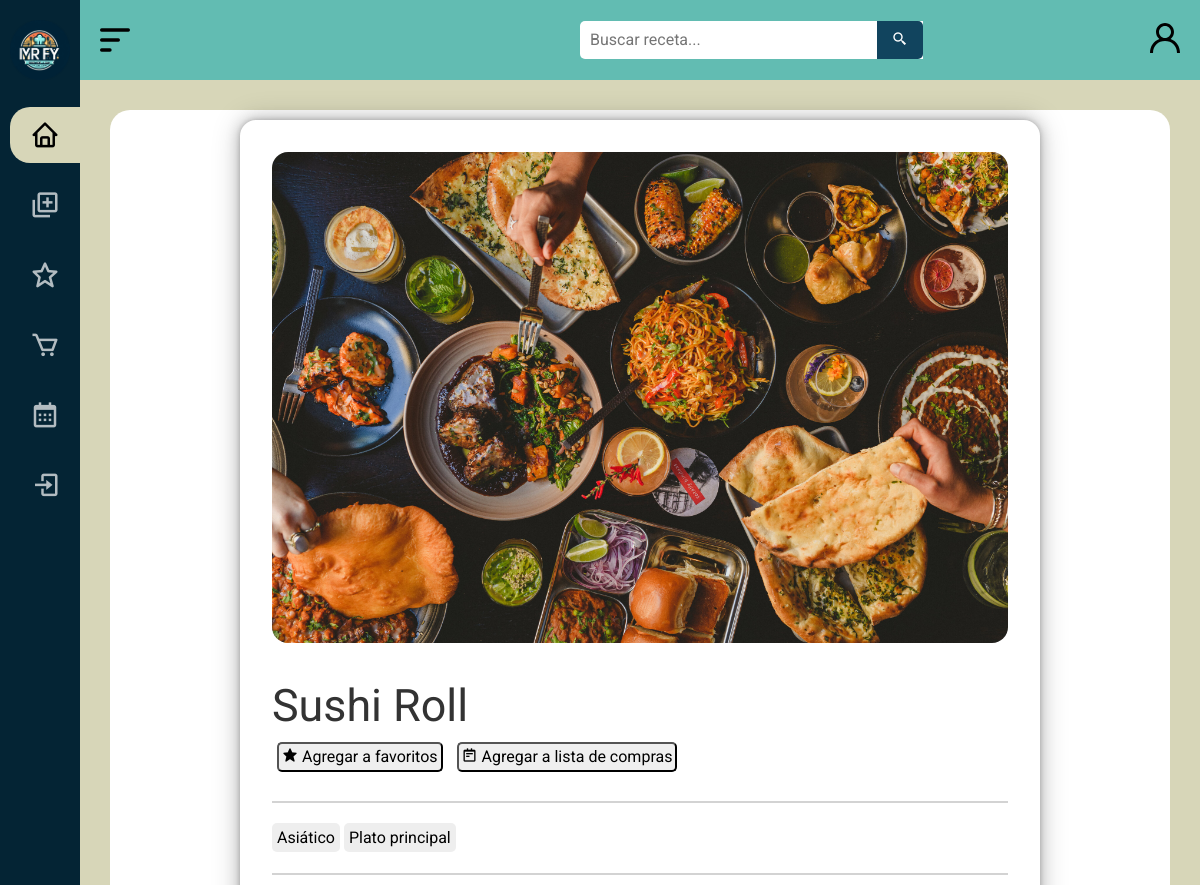
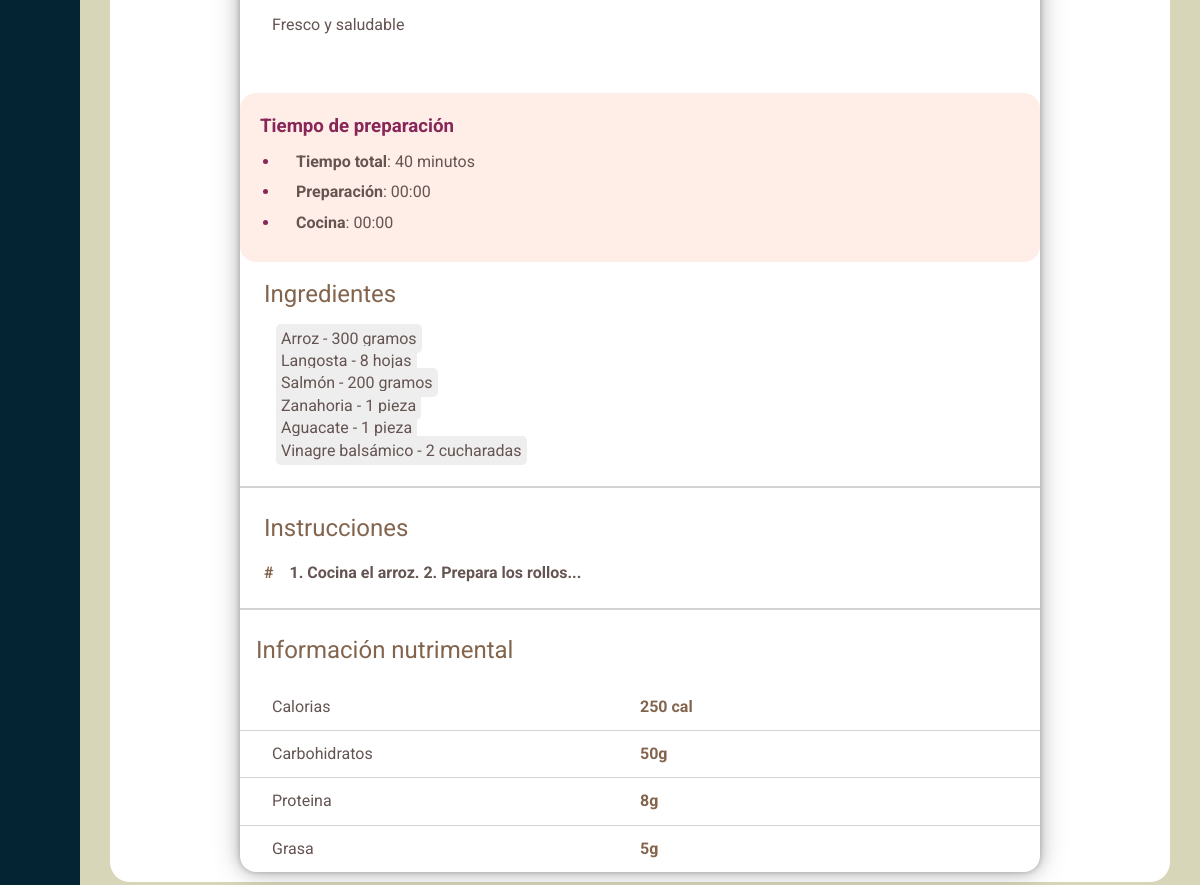
Page /recipe/3/ on the committed database (2 pictures, top to bottom).
### MRFY/models.py (models this page shows, shortened)
class Recipe(models.Model):
    IDReceta = models.AutoField(primary_key=True, unique=True)  # Clave primaria que coincide con la base de datos
    Nombre = models.CharField(max_length=100, null=False)
    Calorias = models.CharField(max_length=50, null=True)
    CarbHidratos = models.CharField(max_length=50, null=True)
    Proteinas = models.CharField(max_length=50, null=True)
    Grasas = models.CharField(max_length=50, null=True)
    Instrucciones = models.TextField(null=True)
    Comentarios = models.TextField(null=True)
    Valoración = models.DecimalField(max_digits=3, decimal_places=1, null=True)
    TiempoPreparación = models.CharField(max_length=50, null=True)
    Imagen = models.TextField(default='images/wallpaper4.jpg')
    Etiquetas = models.ManyToManyField('Tag', through='RecipeTag')
    Ingredientes = models.ManyToManyField('Ingredient', through='RecipeIngredient')

class RecipeTag(models.Model):
    IDReceta = models.ForeignKey(Recipe, on_delete=models.CASCADE)
    IDTag = models.ForeignKey(Tag, on_delete=models.CASCADE)

class Tag(models.Model):
    IDTag = models.AutoField(primary_key=True, unique=True)  # Clave primaria que coincide con la base de datos
    Nombre = models.CharField(max_length=100, null=False)

class RecipeIngredient(models.Model):
    IDReceta = models.ForeignKey(Recipe, on_delete=models.CASCADE)
    IDIngrediente = models.ForeignKey(Ingredient, on_delete=models.CASCADE)
    Cantidad = models.CharField(max_length=50, null=True)
    Unidad = models.CharField(max_length=50, null=True)

class Ingredient(models.Model):
    IDIngrediente = models.AutoField(primary_key=True, unique=True)  # Clave primaria que coincide con la base de datos
    Nombre = models.CharField(max_length=100, null=False)

### MRFY/views.py (the view)
# urls.py: path('recipe/<int:id_receta>/', recipe, name='recipe_detail'),
def recipe(request, id_receta):
    receta = get_object_or_404(Recipe, IDReceta=id_receta)  # Obtiene la receta por ID o devuelve 404 si no existe
    context = {
        "receta": receta,
        "tags": receta.recipetag_set.all(),  # Obtener todas las relaciones RecipeTag asociadas a la receta
        "ingredientes": receta.recipeingredient_set.all(),  # Obtener todas las relaciones RecipeIngredient asociadas a la receta
        "user": request.user
    }
    return render(request, 'vista_receta/recipe.html', context)  # Renderiza el template con la receta

### MRFY/templates/vista_receta/recipe.html (shortened to what this page needs)
{% load static %}
{% load custom_filters %}
<!DOCTYPE html>
<html lang="es">
<head>
    <link rel="stylesheet" href="{% static 'css/normalize.css' %}">
    <link rel="stylesheet" href="{% static 'css/estilos2.css' %}">
    <link href='https://unpkg.com/boxicons@2.1.4/css/boxicons.min.css' rel='stylesheet'>
</head>
<body id="body">
    <header id="header" class="header_standard">
        <div class="icon__menu">
            <img src="{% static 'images/menu-alt-1-svgrepo-com.svg' %}" alt="icono" class="svg__icon" id="btn_open">
        </div>
        <div class="search__box">
            <form action="{% url 'search' %}" method="GET">
                <input type="text" name="q" class="search__input" placeholder="Buscar receta...">
                <button class="search__button" type="submit">
                    <i class="bx bx-search-alt-2"></i>
                </button>
            </form>
        </div>
        <div class="icon__login">
            <a href="#" class="login">
                <img src="{% static 'images/profile-1335-svgrepo-com.svg' %}" alt="" class="svg__icon" title="Iniciar sesion">
            </a>
        </div>
    </header>
    <div class="menu__side" id="menu_side">
        <div class="name__page">
            <a href="/inicio">
                <img src="{% static 'images/icon.png' %}" alt="icono" class="icon">
            </a>
        </div>
        <div class="options__menu">
            <a href="/inicio" class="select">
                <div class="option">
                    <i class='bx bx-home' title="Inicio"></i>
                </div>
            </a>
            <a href="#">
                <div class="option">
                    <i class='bx bx-add-to-queue' title="Subir receta"></i>
                </div>
            </a>
            <a href="#">
                <div class="option">
                    <i class='bx bx-star' title="Favoritos"></i>
                </div>
            </a>
            <a href="#">
                <div class="option">
                    <i class='bx bx-cart' title="Lista de compras"></i>
                </div>
            </a>
            <a href="#">
                <div class="option">
                    <i class='bx bx-calendar' title="Recetario semanal"></i>
                </div>
            </a>
            {% if user.is_authenticated %}
            <a href="/logout">
                <div class="option">
                    <i class='bx bx-log-out' title="Logout"></i>
                    <h4>Cerrar sesion</h4>
                </div>
            </a>
            {% else %}
            <a href="/login">
                <div class="option">
                    <i class='bx bx-log-in' title="Login"></i>
                </div>
            </a>
            {% endif %}
        </div>
    </div>
    <main>
        <div class="main__container" id="recipe__settings">
            <div class="container__recipe">
                <div class="recipe__img">
                    <img src="{% static receta.Imagen %}" alt="">
                </div>
                <div class="recipe__information">
                    <h1>{{ receta.Nombre }}</h1>
                    <div class="interaction">
                        <button class="favorite__btn">
                            <i class='bx bxs-star' ></i> Agregar a favoritos
                        </button>
                        <button class="shopping-list__btn">
                            <i class='bx bx-notepad'></i> Agregar a lista de compras
                        </button>
                    </div>
                    <hr>
                    <div class="tags">
                        {% for tag in tags %}
                            <a href="{% url 'search' %}?q={{ tag.IDTag.Nombre }}" class="tag">{{ tag.IDTag.Nombre }}</a>
                        {% endfor %}
                    </div>
                    <hr>
                    <p class="description">
                        {{ receta.Comentarios }}
                    </p>
                </div>
                <div class="recipe__prep__time">
                    <h3>Tiempo de preparación</h3>
                    <ul>
                        <li><span>Tiempo total</span>: {{ receta.TiempoPreparación }}</li>
                        <li><span>Preparación</span>: 00:00</li>
                        <li><span>Cocina</span>: 00:00</li>
                    </ul>
                </div>
                <div class="recipe__steps">
                    <h2>Ingredientes</h2>
                    {% for ingrediente in ingredientes %}
                        <ul class="ingredients">
                                <span class="tag">{{ ingrediente.IDIngrediente.Nombre }} - {{ ingrediente.Cantidad }} {{ ingrediente.Unidad }}</span>
                        </ul>
                    {% endfor %}
                </div>
                <hr>
                <div class="recipe__steps">
                    <h2>Instrucciones</h2>
                    <div class="instructions">
                        <div class="item">
                            <div class="num">#</div>
                            <p><span>{{ receta.Instrucciones }}</span></p>
                        </div>
                    </div>
                </div>
                <hr>
                <div class="nutrition__info">
                    <h2>Información nutrimental</h2>
                    <div class="nutrition__table">
                        <div class="item">
                            <p>Calorias</p>
                            <p class="ammount">{{ receta.Calorias }}</p>
                        </div>
                        <div class="item">
                            <p>Carbohidratos</p>
                            <p class="ammount">{{ receta.CarbHidratos }}</p>
                        </div>
                        <div class="item">
                            <p>Proteina</p>
                            <p class="ammount">{{ receta.Proteinas }}</p>
                        </div>
                        <div class="item">
                            <p>Grasa</p>
                            <p class="ammount">{{ receta.Grasas }}</p>
                        </div>
                    </div>
                </div>
            </div>
        </div>
    </main>
</body>
</html>

### rows in the picture
Recipe: Imagen (picture), Nombre "Sushi Roll", Comentarios "Fresco y saludable", TiempoPreparación "40 minutos", Instrucciones "1. Cocina el arroz. 2. Prepara los rollos...", Calorias "250 cal", CarbHidratos "50g", Proteinas "8g", Grasas "5g"
RecipeTag: IDTag.Nombre "Asiático"
RecipeTag: IDTag.Nombre "Plato principal"
RecipeIngredient: IDIngrediente.Nombre "Arroz", Cantidad "300", Unidad "gramos"
RecipeIngredient: IDIngrediente.Nombre "Langosta", Cantidad "8", Unidad "hojas"
RecipeIngredient: IDIngrediente.Nombre "Salmón", Cantidad "200", Unidad "gramos"
RecipeIngredient: IDIngrediente.Nombre "Zanahoria", Cantidad "1", Unidad "pieza"
RecipeIngredient: IDIngrediente.Nombre "Aguacate", Cantidad "1", Unidad "pieza"
RecipeIngredient: IDIngrediente.Nombre "Vinagre balsámico", Cantidad "2", Unidad "cucharadas"
